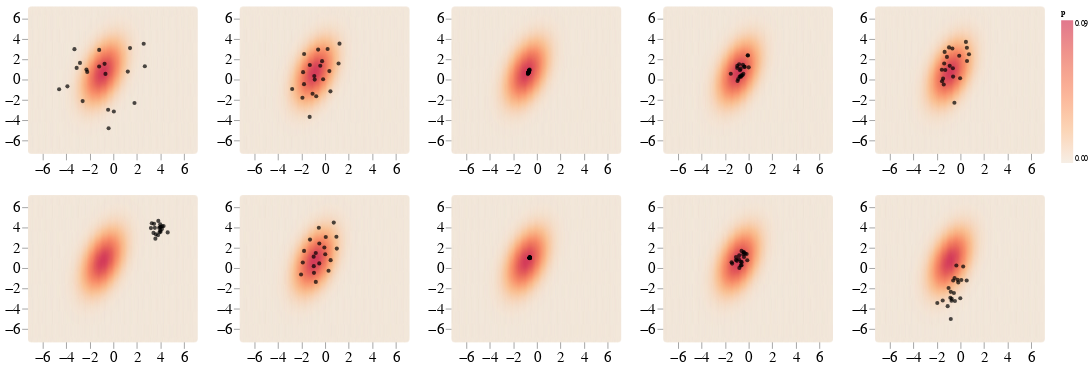

This figure's notebook cell:
### Markdown cell above
### Figure 3a

### Code cell
# Weather to use the GMM class or not (Figure 3a: gmm == False)
dist_type = 'gauss'
# Dimension of the particles
dim = 2
# Learning Rate
lr = 0.5
# Number of mixtures
n_gmm = 1
# Target distribution's standard deviation, means are computed automatically
gmm_std = 1
# Number of particles
num_particles = 20
# Number of update steps
num_steps = [30, 20, 10]
# Kernel variance
kernel_variance = 'forth'
# Standard deviation of the initial distribution HMC
sigma_V_init = 2
# Dictionary used to select whare algorithms to run
run_alg = {'svgd':True, 'ld':True, 'dld':True, 'hmc':True}



# Mean of the initial distribution
mu_init = 0
# Standard deviation of the initial distribution
sigma_init = 6
# Do one experiment for initial distribution N(0, 6)
init_chart, sampler_entr_svgd, sampler_entr_ld, sampler_entr_hmc, sampler_entr_dld, gt_entr, charts_svgd, charts_ld, charts_hmc, charts_dld = my_experiment(dim, n_gmm, num_particles, num_steps, kernel_variance, gmm_std, lr, mu_init, sigma_init, sigma_V_init, dist_type, run_alg)


# Number of update steps
num_steps = [100, 20, 10]
# Mean of the initial distribution
mu_init = 4
# Standard deviation of the initial distribution
sigma_init = 0.2
# Do one experiment for initial distribution N(4, 0.2)
init_chart2, sampler_entr_svgd2, sampler_entr_ld2, sampler_entr_hmc2, sampler_entr_dld2, gt_entr2, charts_svgd2, charts_ld2, charts_hmc2, charts_dld2 = my_experiment(dim, n_gmm, num_particles, num_steps, kernel_variance, gmm_std, lr, mu_init, sigma_init, sigma_V_init, dist_type, run_alg)

# Concatenate multiple plots together
alt.vconcat(init_chart | charts_svgd[-1] | charts_dld[-1] | charts_ld[-1] | charts_hmc[-1], init_chart2 | charts_svgd2[-1] | charts_dld2[-1] | charts_ld2[-1] | charts_hmc2[-1])

### Figure 1 — Vega-Lite specification as saved in the notebook (floating-point values rounded to 4 significant figures; data arrays with more than 128 entries replaced by an {"elided": "..."} marker saying what was removed)
{"config": {"view": {"continuousWidth": 400, "continuousHeight": 300}}, "vconcat": [{"hconcat": [{"layer": [{"data": {"name": "data-01e61d3063e20473598fa556d455212f"}, "mark": "point", "encoding": {"color": {"field": "p", "scale": {"scheme": "lightorange"}, "type": "quantitative"}, "tooltip": [{"field": "x", "type": "quantitative"}, {"field": "y", "type": "quantitative"}, {"field": "p", "type": "quantitative"}], "x": {"axis": {"labelFontSize": 20, "tickSize": 12, "title": ""}, "field": "x", "type": "quantitative"}, "y": {"axis": {"labelFontSize": 20, "tickSize": 12, "title": ""}, "field": "y", "type": "quantitative"}}, "height": 190, "width": 220}, {"data": {"name": "data-0251b5038d0501c429887962846190bb"}, "mark": {"type": "circle", "color": "black"}, "encoding": {"x": {"field": "x", "type": "quantitative"}, "y": {"field": "y", "type": "quantitative"}}}]}, {"layer": [{"data": {"name": "data-01e61d3063e20473598fa556d455212f"}, "mark": "point", "encoding": {"color": {"field": "p", "scale": {"scheme": "lightorange"}, "type": "quantitative"}, "tooltip": [{"field": "x", "type": "quantitative"}, {"field": "y", "type": "quantitative"}, {"field": "p", "type": "quantitative"}], "x": {"axis": {"labelFontSize": 20, "tickSize": 12, "title": ""}, "field": "x", "type": "quantitative"}, "y": {"axis": {"labelFontSize": 20, "tickSize": 12, "title": ""}, "field": "y", "type": "quantitative"}}, "height": 190, "width": 220}, {"data": {"name": "data-93463962248e1c2f4034431f9dd26def"}, "mark": {"type": "circle", "color": "black"}, "encoding": {"x": {"field": "x", "type": "quantitative"}, "y": {"field": "y", "type": "quantitative"}}}]}, {"layer": [{"data": {"name": "data-01e61d3063e20473598fa556d455212f"}, "mark": "point", "encoding": {"color": {"field": "p", "scale": {"scheme": "lightorange"}, "type": "quantitative"}, "tooltip": [{"field": "x", "type": "quantitative"}, {"field": "y", "type": "quantitative"}, {"field": "p", "type": "quantitative"}], "x": {"axis": {"labelFontSize": 20, "tickSize": 12, "title": ""}, "field": "x", "type": "quantitative"}, "y": {"axis": {"labelFontSize": 20, "tickSize": 12, "title": ""}, "field": "y", "type": "quantitative"}}, "height": 190, "width": 220}, {"data": {"name": "data-7d8666c7dd754d907472a888a8791617"}, "mark": {"type": "circle", "color": "black"}, "encoding": {"x": {"field": "x", "type": "quantitative"}, "y": {"field": "y", "type": "quantitative"}}}]}, {"layer": [{"data": {"name": "data-01e61d3063e20473598fa556d455212f"}, "mark": "point", "encoding": {"color": {"field": "p", "scale": {"scheme": "lightorange"}, "type": "quantitative"}, "tooltip": [{"field": "x", "type": "quantitative"}, {"field": "y", "type": "quantitative"}, {"field": "p", "type": "quantitative"}], "x": {"axis": {"labelFontSize": 20, "tickSize": 12, "title": ""}, "field": "x", "type": "quantitative"}, "y": {"axis": {"labelFontSize": 20, "tickSize": 12, "title": ""}, "field": "y", "type": "quantitative"}}, "height": 190, "width": 220}, {"data": {"name": "data-b0dc13cd06efe301013ad598b24b4fde"}, "mark": {"type": "circle", "color": "black"}, "encoding": {"x": {"field": "x", "type": "quantitative"}, "y": {"field": "y", "type": "quantitative"}}}]}, {"layer": [{"data": {"name": "data-01e61d3063e20473598fa556d455212f"}, "mark": "point", "encoding": {"color": {"field": "p", "scale": {"scheme": "lightorange"}, "type": "quantitative"}, "tooltip": [{"field": "x", "type": "quantitative"}, {"field": "y", "type": "quantitative"}, {"field": "p", "type": "quantitative"}], "x": {"axis": {"labelFontSize": 20, "tickSize": 12, "title": ""}, "field": "x", "type": "quantitative"}, "y": {"axis": {"labelFontSize": 20, "tickSize": 12, "title": ""}, "field": "y", "type": "quantitative"}}, "height": 190, "width": 220}, {"data": {"name": "data-437d79b477e7bac2a0e953b3b781f7f0"}, "mark": {"type": "circle", "color": "black"}, "encoding": {"x": {"field": "x", "type": "quantitative"}, "y": {"field": "y", "type": "quantitative"}}}]}]}, {"hconcat": [{"layer": [{"data": {"name": "data-01e61d3063e20473598fa556d455212f"}, "mark": "point", "encoding": {"color": {"field": "p", "scale": {"scheme": "lightorange"}, "type": "quantitative"}, "tooltip": [{"field": "x", "type": "quantitative"}, {"field": "y", "type": "quantitative"}, {"field": "p", "type": "quantitative"}], "x": {"axis": {"labelFontSize": 20, "tickSize": 12, "title": ""}, "field": "x", "type": "quantitative"}, "y": {"axis": {"labelFontSize": 20, "tickSize": 12, "title": ""}, "field": "y", "type": "quantitative"}}, "height": 190, "width": 220}, {"data": {"name": "data-10468131b6ad8f5d08a192b3cd1f7cf3"}, "mark": {"type": "circle", "color": "black"}, "encoding": {"x": {"field": "x", "type": "quantitative"}, "y": {"field": "y", "type": "quantitative"}}}]}, {"layer": [{"data": {"name": "data-01e61d3063e20473598fa556d455212f"}, "mark": "point", "encoding": {"color": {"field": "p", "scale": {"scheme": "lightorange"}, "type": "quantitative"}, "tooltip": [{"field": "x", "type": "quantitative"}, {"field": "y", "type": "quantitative"}, {"field": "p", "type": "quantitative"}], "x": {"axis": {"labelFontSize": 20, "tickSize": 12, "title": ""}, "field": "x", "type": "quantitative"}, "y": {"axis": {"labelFontSize": 20, "tickSize": 12, "title": ""}, "field": "y", "type": "quantitative"}}, "height": 190, "width": 220}, {"data": {"name": "data-f8ca319b320f05986e12175f5a57898f"}, "mark": {"type": "circle", "color": "black"}, "encoding": {"x": {"field": "x", "type": "quantitative"}, "y": {"field": "y", "type": "quantitative"}}}]}, {"layer": [{"data": {"name": "data-01e61d3063e20473598fa556d455212f"}, "mark": "point", "encoding": {"color": {"field": "p", "scale": {"scheme": "lightorange"}, "type": "quantitative"}, "tooltip": [{"field": "x", "type": "quantitative"}, {"field": "y", "type": "quantitative"}, {"field": "p", "type": "quantitative"}], "x": {"axis": {"labelFontSize": 20, "tickSize": 12, "title": ""}, "field": "x", "type": "quantitative"}, "y": {"axis": {"labelFontSize": 20, "tickSize": 12, "title": ""}, "field": "y", "type": "quantitative"}}, "height": 190, "width": 220}, {"data": {"name": "data-7978b9d8abd0c0f17b1d4bf87b977a30"}, "mark": {"type": "circle", "color": "black"}, "encoding": {"x": {"field": "x", "type": "quantitative"}, "y": {"field": "y", "type": "quantitative"}}}]}, {"layer": [{"data": {"name": "data-01e61d3063e20473598fa556d455212f"}, "mark": "point", "encoding": {"color": {"field": "p", "scale": {"scheme": "lightorange"}, "type": "quantitative"}, "tooltip": [{"field": "x", "type": "quantitative"}, {"field": "y", "type": "quantitative"}, {"field": "p", "type": "quantitative"}], "x": {"axis": {"labelFontSize": 20, "tickSize": 12, "title": ""}, "field": "x", "type": "quantitative"}, "y": {"axis": {"labelFontSize": 20, "tickSize": 12, "title": ""}, "field": "y", "type": "quantitative"}}, "height": 190, "width": 220}, {"data": {"name": "data-452b133ef061aa56a6d554d8981da4d2"}, "mark": {"type": "circle", "color": "black"}, "encoding": {"x": {"field": "x", "type": "quantitative"}, "y": {"field": "y", "type": "quantitative"}}}]}, {"layer": [{"data": {"name": "data-01e61d3063e20473598fa556d455212f"}, "mark": "point", "encoding": {"color": {"field": "p", "scale": {"scheme": "lightorange"}, "type": "quantitative"}, "tooltip": [{"field": "x", "type": "quantitative"}, {"field": "y", "type": "quantitative"}, {"field": "p", "type": "quantitative"}], "x": {"axis": {"labelFontSize": 20, "tickSize": 12, "title": ""}, "field": "x", "type": "quantitative"}, "y": {"axis": {"labelFontSize": 20, "tickSize": 12, "title": ""}, "field": "y", "type": "quantitative"}}, "height": 190, "width": 220}, {"data": {"name": "data-af8c7f01f64463d166edcccbdfd6da92"}, "mark": {"type": "circle", "color": "black"}, "encoding": {"x": {"field": "x", "type": "quantitative"}, "y": {"field": "y", "type": "quantitative"}}}]}]}], "$schema": "https://vega.github.io/schema/vega-lite/v4.17.0.json", "datasets": {"data-01e61d3063e20473598fa556d455212f": {"elided": "19600 records"}, "data-0251b5038d0501c429887962846190bb": [{"x": -1.206, "y": 2.913}, {"x": -2.606, "y": -2.108}, {"x": -3.3, "y": 2.986}, {"x": -3.897, "y": -0.6611}, {"x": -0.6721, "y": 0.5603}, {"x": -1.208, "y": 1.283}, {"x": 1.22, "y": 0.7836}, {"x": -0.406, "y": -4.773}, {"x": -0.7473, "y": 1.548}, {"x": -3.114, "y": 1.151}, {"x": -2.831, "y": 1.639}, {"x": 2.566, "y": 3.524}, {"x": -2.285, "y": 0.9802}, {"x": 2.664, "y": 1.309}, {"x": 1.788, "y": -2.293}, {"x": 0.03717, "y": -3.135}, {"x": -4.6, "y": -0.9443}, {"x": -2.218, "y": 0.7539}, {"x": -0.4472, "y": -2.962}, {"x": 1.41, "y": 3.089}], "data-93463962248e1c2f4034431f9dd26def": [{"x": -0.5975, "y": 2.946}, {"x": -1.928, "y": -1.785}, {"x": -1.784, "y": 2.517}, {"x": -1.793, "y": -0.4442}, {"x": -0.1759, "y": 0.02987}, {"x": -0.4174, "y": 1.359}, {"x": 0.3547, "y": 0.8353}, {"x": -1.316, "y": -3.661}, {"x": -0.2631, "y": 1.809}, {"x": -1.873, "y": 0.7326}, {"x": -1.302, "y": 1.431}, {"x": 1.213, "y": 3.529}, {"x": -0.9222, "y": 0.3551}, {"x": 1.133, "y": 1.58}, {"x": 0.4446, "y": -1.15}, {"x": -0.7601, "y": -1.627}, {"x": -2.797, "y": -0.9221}, {"x": -0.8877, "y": 0.000426}, {"x": -1.07, "y": -1.383}, {"x": 0.207, "y": 2.998}], "data-7d8666c7dd754d907472a888a8791617": [{"x": -0.6568, "y": 0.8939}, {"x": -0.7423, "y": 0.6319}, {"x": -0.6663, "y": 0.8647}, {"x": -0.7263, "y": 0.6809}, {"x": -0.6908, "y": 0.7897}, {"x": -0.6822, "y": 0.8159}, {"x": -0.6776, "y": 0.83}, {"x": -0.7728, "y": 0.5387}, {"x": -0.6757, "y": 0.8358}, {"x": -0.694, "y": 0.7798}, {"x": -0.685, "y": 0.8076}, {"x": -0.6279, "y": 0.9821}, {"x": -0.6925, "y": 0.7846}, {"x": -0.6621, "y": 0.8777}, {"x": -0.7228, "y": 0.6916}, {"x": -0.7449, "y": 0.624}, {"x": -0.7343, "y": 0.6564}, {"x": -0.6956, "y": 0.7748}, {"x": -0.7447, "y": 0.6247}, {"x": -0.6407, "y": 0.9432}], "data-b0dc13cd06efe301013ad598b24b4fde": [{"x": -0.9728, "y": 1.347}, {"x": -0.9487, "y": -0.1324}, {"x": -1.522, "y": 0.5757}, {"x": -0.6925, "y": 0.3256}, {"x": -0.0717, "y": 2.371}, {"x": -0.3921, "y": 1.268}, {"x": -0.3416, "y": 1.249}, {"x": -0.6848, "y": 1.072}, {"x": -0.7694, "y": 0.2959}, {"x": -0.6202, "y": 0.4292}, {"x": -0.8911, "y": 0.05162}, {"x": -0.002549, "y": 1.201}, {"x": -0.533, "y": 0.4193}, {"x": -0.4568, "y": 0.5785}, {"x": -0.6672, "y": 0.2719}, {"x": -0.8127, "y": 1.5}, {"x": -0.4982, "y": 1.45}, {"x": -0.975, "y": 1.136}, {"x": -0.7434, "y": 0.9126}, {"x": -0.08412, "y": 2.386}], "data-437d79b477e7bac2a0e953b3b781f7f0": [{"x": -1.291, "y": 0.9382}, {"x": -0.1099, "y": 2.335}, {"x": -1.423, "y": -0.4852}, {"x": -0.9732, "y": 3.157}, {"x": -0.9148, "y": 1.348}, {"x": -1.478, "y": 0.09569}, {"x": -1.568, "y": -0.1611}, {"x": 0.4555, "y": 3.7}, {"x": -0.6474, "y": 1.109}, {"x": -0.6908, "y": 3.056}, {"x": -1.585, "y": 0.9658}, {"x": -0.5188, "y": -2.274}, {"x": -1.384, "y": 1.578}, {"x": -0.03588, "y": 0.1372}, {"x": 0.7168, "y": 2.489}, {"x": 0.5379, "y": 3.121}, {"x": -1.347, "y": 2.718}, {"x": -1.153, "y": 2.23}, {"x": 0.5499, "y": 1.828}, {"x": -0.6313, "y": 0.2929}], "data-10468131b6ad8f5d08a192b3cd1f7cf3": [{"x": 3.253, "y": 4.4}, {"x": 3.18, "y": 3.925}, {"x": 3.773, "y": 3.221}, {"x": 3.987, "y": 4.061}, {"x": 3.906, "y": 3.502}, {"x": 3.445, "y": 4.34}, {"x": 3.558, "y": 2.887}, {"x": 3.995, "y": 3.563}, {"x": 3.978, "y": 3.691}, {"x": 4.253, "y": 4.122}, {"x": 3.596, "y": 3.326}, {"x": 4.111, "y": 3.835}, {"x": 3.981, "y": 4.007}, {"x": 3.967, "y": 4.297}, {"x": 4.128, "y": 4.108}, {"x": 3.878, "y": 3.949}, {"x": 3.395, "y": 3.45}, {"x": 3.512, "y": 3.946}, {"x": 3.807, "y": 4.631}, {"x": 4.6, "y": 3.502}], "data-f8ca319b320f05986e12175f5a57898f": [{"x": -0.5376, "y": 3.952}, {"x": -1.79, "y": 1.686}, {"x": 0.4619, "y": 0.7813}, {"x": -0.798, "y": 1.476}, {"x": -0.949, "y": -0.4686}, {"x": -0.4974, "y": 2.418}, {"x": 0.2844, "y": -0.2545}, {"x": -0.5012, "y": 0.4602}, {"x": -0.9662, "y": 0.1877}, {"x": 0.9509, "y": 3.082}, {"x": -0.7942, "y": -1.353}, {"x": 0.004939, "y": 1.352}, {"x": -0.9757, "y": 1.12}, {"x": 0.04933, "y": 3.054}, {"x": -0.06978, "y": 2.023}, {"x": -1.286, "y": 2.794}, {"x": -2.045, "y": -0.6235}, {"x": -1.897, "y": 0.5458}, {"x": 0.7272, "y": 4.462}, {"x": 0.9845, "y": 1.911}], "data-7978b9d8abd0c0f17b1d4bf87b977a30": [{"x": -0.6108, "y": 1.035}, {"x": -0.6185, "y": 1.011}, {"x": -0.6265, "y": 0.9865}, {"x": -0.6123, "y": 1.03}, {"x": -0.6215, "y": 1.002}, {"x": -0.6107, "y": 1.035}, {"x": -0.6328, "y": 0.9671}, {"x": -0.6201, "y": 1.006}, {"x": -0.6181, "y": 1.012}, {"x": -0.61, "y": 1.037}, {"x": -0.6258, "y": 0.9888}, {"x": -0.6152, "y": 1.021}, {"x": -0.6132, "y": 1.027}, {"x": -0.6087, "y": 1.041}, {"x": -0.6109, "y": 1.034}, {"x": -0.6146, "y": 1.023}, {"x": -0.6249, "y": 0.9915}, {"x": -0.6165, "y": 1.017}, {"x": -0.6043, "y": 1.054}, {"x": -0.6179, "y": 1.013}], "data-452b133ef061aa56a6d554d8981da4d2": [{"x": -0.8366, "y": 0.8808}, {"x": -0.1222, "y": 0.7735}, {"x": -1.089, "y": 0.794}, {"x": -0.7939, "y": 0.0207}, {"x": -0.5971, "y": 0.5858}, {"x": -0.9983, "y": 0.7124}, {"x": -0.6069, "y": 0.2756}, {"x": -0.8028, "y": 1.263}, {"x": -0.667, "y": 0.6326}, {"x": -0.18, "y": 1.387}, {"x": -0.4273, "y": 1.533}, {"x": -0.3014, "y": 1.425}, {"x": -1.081, "y": 1.081}, {"x": -0.6077, "y": 1.688}, {"x": -0.4038, "y": 1.091}, {"x": -0.4255, "y": 1.574}, {"x": -0.6729, "y": 0.26}, {"x": -1.453, "y": 0.5805}, {"x": -1.406, "y": 0.4417}, {"x": -0.4572, "y": 1.358}], "data-af8c7f01f64463d166edcccbdfd6da92": [{"x": -0.474, "y": -3.231}, {"x": -0.5625, "y": -2.444}, {"x": -0.2468, "y": -1.153}, {"x": -0.826, "y": -4.996}, {"x": -1.09, "y": -3.734}, {"x": -0.8268, "y": -2.329}, {"x": 0.2243, "y": 0.1505}, {"x": -0.1905, "y": -1.401}, {"x": -1.013, "y": -1.946}, {"x": -0.8635, "y": -2.908}, {"x": -0.6232, "y": -1.223}, {"x": -0.745, "y": -3.02}, {"x": -0.7612, "y": -3.197}, {"x": -0.3544, "y": 0.2613}, {"x": 0.06899, "y": -1.172}, {"x": -0.02079, "y": -2.954}, {"x": -0.5038, "y": -0.9657}, {"x": 0.5211, "y": -1.223}, {"x": -1.51, "y": -3.182}, {"x": -1.969, "y": -3.421}]}}
